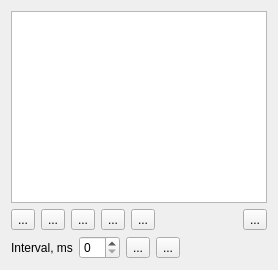
<?xml version="1.0" encoding="UTF-8"?>
<ui version="4.0">
 <class>Bin_widget</class>
 <widget class="QDialog" name="Bin_widget">
  <property name="windowTitle">
   <string>Send command</string>
  </property>
  <layout class="QVBoxLayout" name="verticalLayout">
   <item>
    <widget class="QListWidget" name="listWidget"/>
   </item>
   <item>
    <layout class="QHBoxLayout" name="buttons_layout">
     <item>
      <widget class="QToolButton" name="btn_add">
       <property name="text">
        <string>...</string>
       </property>
      </widget>
     </item>
     <item>
      <widget class="QToolButton" name="btn_rem">
       <property name="text">
        <string>...</string>
       </property>
      </widget>
     </item>
     <item>
      <widget class="QToolButton" name="btn_edt">
       <property name="text">
        <string>...</string>
       </property>
      </widget>
     </item>
     <item>
      <widget class="QToolButton" name="btn_up">
       <property name="text">
        <string>...</string>
       </property>
      </widget>
     </item>
     <item>
      <widget class="QToolButton" name="btn_down">
       <property name="text">
        <string>...</string>
       </property>
      </widget>
     </item>
     <item>
      <spacer name="horizontalSpacer">
       <property name="orientation">
        <enum>Qt::Horizontal</enum>
       </property>
       <property name="sizeHint" stdset="0">
        <size>
         <width>40</width>
         <height>20</height>
        </size>
       </property>
      </spacer>
     </item>
     <item>
      <widget class="QToolButton" name="btn_run">
       <property name="text">
        <string>...</string>
       </property>
      </widget>
     </item>
    </layout>
   </item>
   <item>
    <layout class="QHBoxLayout" name="auto_send_layout">
     <item>
      <widget class="QLabel" name="label">
       <property name="text">
        <string>Interval, ms</string>
       </property>
      </widget>
     </item>
     <item>
      <widget class="QSpinBox" name="sb_auto"/>
     </item>
     <item>
      <widget class="QToolButton" name="btn_start">
       <property name="text">
        <string>...</string>
       </property>
      </widget>
     </item>
     <item>
      <widget class="QToolButton" name="btn_stop">
       <property name="text">
        <string>...</string>
       </property>
      </widget>
     </item>
     <item>
      <spacer name="horizontalSpacer_2">
       <property name="orientation">
        <enum>Qt::Horizontal</enum>
       </property>
       <property name="sizeHint" stdset="0">
        <size>
         <width>40</width>
         <height>20</height>
        </size>
       </property>
      </spacer>
     </item>
    </layout>
   </item>
  </layout>
 </widget>
 <tabstops>
  <tabstop>listWidget</tabstop>
  <tabstop>btn_add</tabstop>
  <tabstop>btn_rem</tabstop>
  <tabstop>btn_edt</tabstop>
  <tabstop>btn_up</tabstop>
  <tabstop>btn_down</tabstop>
  <tabstop>btn_run</tabstop>
 </tabstops>
 <resources/>
 <connections/>
</ui>
